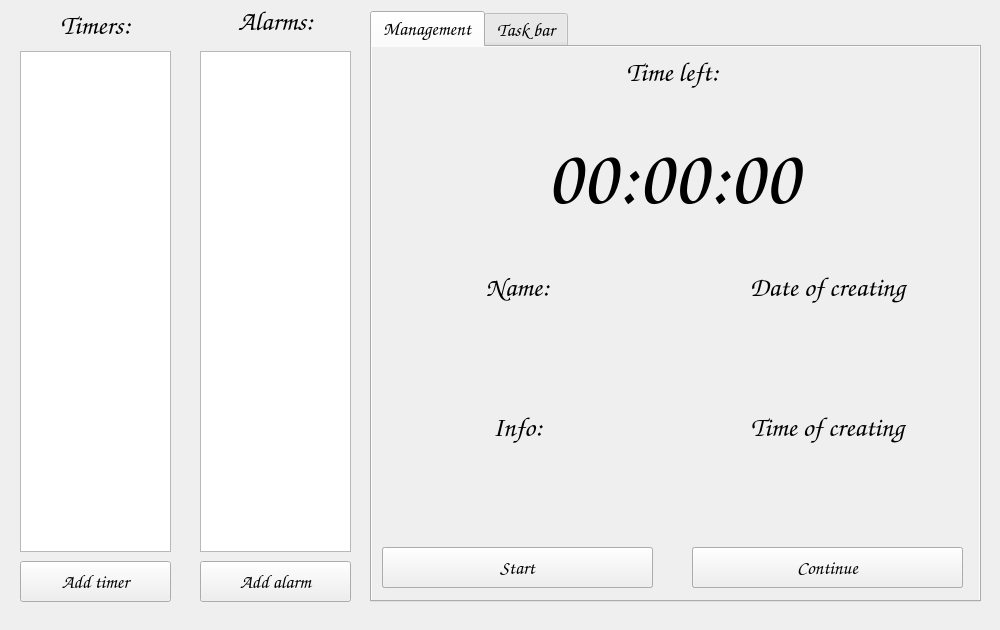
<?xml version="1.0" encoding="UTF-8"?>
<ui version="4.0">
 <class>MainWindow</class>
 <widget class="QMainWindow" name="MainWindow">
  <property name="geometry">
   <rect>
    <x>0</x>
    <y>0</y>
    <width>1000</width>
    <height>630</height>
   </rect>
  </property>
  <property name="minimumSize">
   <size>
    <width>1000</width>
    <height>0</height>
   </size>
  </property>
  <property name="maximumSize">
   <size>
    <width>1000</width>
    <height>650</height>
   </size>
  </property>
  <property name="contextMenuPolicy">
   <enum>Qt::DefaultContextMenu</enum>
  </property>
  <property name="windowTitle">
   <string>MainWindow</string>
  </property>
  <property name="layoutDirection">
   <enum>Qt::LeftToRight</enum>
  </property>
  <property name="autoFillBackground">
   <bool>true</bool>
  </property>
  <property name="animated">
   <bool>true</bool>
  </property>
  <property name="documentMode">
   <bool>false</bool>
  </property>
  <property name="tabShape">
   <enum>QTabWidget::Rounded</enum>
  </property>
  <property name="dockNestingEnabled">
   <bool>false</bool>
  </property>
  <widget class="QWidget" name="centralwidget">
   <widget class="QLabel" name="label">
    <property name="geometry">
     <rect>
      <x>20</x>
      <y>0</y>
      <width>151</width>
      <height>51</height>
     </rect>
    </property>
    <property name="font">
     <font>
      <family>Comic Sans MS</family>
      <pointsize>20</pointsize>
      <weight>50</weight>
      <italic>false</italic>
      <bold>false</bold>
     </font>
    </property>
    <property name="text">
     <string>Timers:</string>
    </property>
    <property name="alignment">
     <set>Qt::AlignCenter</set>
    </property>
   </widget>
   <widget class="QLabel" name="label_2">
    <property name="geometry">
     <rect>
      <x>200</x>
      <y>1</y>
      <width>151</width>
      <height>41</height>
     </rect>
    </property>
    <property name="font">
     <font>
      <family>Comic Sans MS</family>
      <pointsize>20</pointsize>
      <weight>50</weight>
      <italic>false</italic>
      <bold>false</bold>
     </font>
    </property>
    <property name="text">
     <string>Alarms:</string>
    </property>
    <property name="alignment">
     <set>Qt::AlignCenter</set>
    </property>
   </widget>
   <widget class="QPushButton" name="buttonAddTimer">
    <property name="geometry">
     <rect>
      <x>20</x>
      <y>561</y>
      <width>151</width>
      <height>41</height>
     </rect>
    </property>
    <property name="font">
     <font>
      <family>Comic Sans MS</family>
      <pointsize>14</pointsize>
      <weight>50</weight>
      <italic>false</italic>
      <bold>false</bold>
     </font>
    </property>
    <property name="text">
     <string>Add timer</string>
    </property>
    <property name="flat">
     <bool>false</bool>
    </property>
   </widget>
   <widget class="QPushButton" name="buttonAddAlarm">
    <property name="geometry">
     <rect>
      <x>200</x>
      <y>561</y>
      <width>151</width>
      <height>41</height>
     </rect>
    </property>
    <property name="font">
     <font>
      <family>Comic Sans MS</family>
      <pointsize>14</pointsize>
      <weight>50</weight>
      <italic>false</italic>
      <bold>false</bold>
     </font>
    </property>
    <property name="text">
     <string>Add alarm</string>
    </property>
    <property name="flat">
     <bool>false</bool>
    </property>
   </widget>
   <widget class="QListWidget" name="listTimers">
    <property name="geometry">
     <rect>
      <x>20</x>
      <y>51</y>
      <width>151</width>
      <height>501</height>
     </rect>
    </property>
    <property name="font">
     <font>
      <family>Comic Sans MS</family>
      <pointsize>14</pointsize>
      <italic>true</italic>
     </font>
    </property>
   </widget>
   <widget class="QListWidget" name="listAlarms">
    <property name="geometry">
     <rect>
      <x>200</x>
      <y>51</y>
      <width>151</width>
      <height>501</height>
     </rect>
    </property>
    <property name="font">
     <font>
      <family>Comic Sans MS</family>
      <pointsize>14</pointsize>
      <italic>true</italic>
     </font>
    </property>
   </widget>
   <widget class="QTabWidget" name="tabWidget">
    <property name="geometry">
     <rect>
      <x>370</x>
      <y>11</y>
      <width>611</width>
      <height>591</height>
     </rect>
    </property>
    <property name="font">
     <font>
      <family>Comic Sans MS</family>
      <pointsize>14</pointsize>
     </font>
    </property>
    <property name="contextMenuPolicy">
     <enum>Qt::DefaultContextMenu</enum>
    </property>
    <property name="acceptDrops">
     <bool>false</bool>
    </property>
    <property name="layoutDirection">
     <enum>Qt::LeftToRight</enum>
    </property>
    <property name="autoFillBackground">
     <bool>true</bool>
    </property>
    <property name="tabPosition">
     <enum>QTabWidget::North</enum>
    </property>
    <property name="tabShape">
     <enum>QTabWidget::Rounded</enum>
    </property>
    <property name="currentIndex">
     <number>0</number>
    </property>
    <property name="elideMode">
     <enum>Qt::ElideNone</enum>
    </property>
    <property name="usesScrollButtons">
     <bool>true</bool>
    </property>
    <property name="documentMode">
     <bool>false</bool>
    </property>
    <property name="tabsClosable">
     <bool>false</bool>
    </property>
    <property name="movable">
     <bool>false</bool>
    </property>
    <property name="tabBarAutoHide">
     <bool>false</bool>
    </property>
    <widget class="QWidget" name="tab">
     <property name="autoFillBackground">
      <bool>true</bool>
     </property>
     <attribute name="title">
      <string>Management</string>
     </attribute>
     <widget class="QLabel" name="labelDaysLeft">
      <property name="geometry">
       <rect>
        <x>0</x>
        <y>70</y>
        <width>201</width>
        <height>31</height>
       </rect>
      </property>
      <property name="font">
       <font>
        <family>Comic Sans MS</family>
        <pointsize>16</pointsize>
        <weight>50</weight>
        <italic>false</italic>
        <bold>false</bold>
       </font>
      </property>
      <property name="text">
       <string/>
      </property>
      <property name="alignment">
       <set>Qt::AlignCenter</set>
      </property>
     </widget>
     <widget class="QLabel" name="labelName">
      <property name="geometry">
       <rect>
        <x>10</x>
        <y>270</y>
        <width>271</width>
        <height>71</height>
       </rect>
      </property>
      <property name="font">
       <font>
        <family>Comic Sans MS</family>
        <pointsize>14</pointsize>
        <weight>50</weight>
        <italic>true</italic>
        <bold>false</bold>
       </font>
      </property>
      <property name="text">
       <string/>
      </property>
      <property name="alignment">
       <set>Qt::AlignCenter</set>
      </property>
     </widget>
     <widget class="QPushButton" name="buttonPause">
      <property name="geometry">
       <rect>
        <x>320</x>
        <y>500</y>
        <width>271</width>
        <height>41</height>
       </rect>
      </property>
      <property name="font">
       <font>
        <family>Comic Sans MS</family>
        <pointsize>14</pointsize>
       </font>
      </property>
      <property name="text">
       <string>Pause</string>
      </property>
      <property name="flat">
       <bool>false</bool>
      </property>
     </widget>
     <widget class="QPushButton" name="buttonStop">
      <property name="enabled">
       <bool>true</bool>
      </property>
      <property name="geometry">
       <rect>
        <x>10</x>
        <y>500</y>
        <width>271</width>
        <height>41</height>
       </rect>
      </property>
      <property name="font">
       <font>
        <family>Comic Sans MS</family>
        <pointsize>14</pointsize>
        <weight>50</weight>
        <italic>false</italic>
        <bold>false</bold>
       </font>
      </property>
      <property name="text">
       <string>Stop</string>
      </property>
      <property name="autoExclusive">
       <bool>false</bool>
      </property>
      <property name="flat">
       <bool>false</bool>
      </property>
     </widget>
     <widget class="QLabel" name="labelDate">
      <property name="geometry">
       <rect>
        <x>320</x>
        <y>270</y>
        <width>271</width>
        <height>71</height>
       </rect>
      </property>
      <property name="font">
       <font>
        <family>Comic Sans MS</family>
        <pointsize>14</pointsize>
        <weight>50</weight>
        <italic>true</italic>
        <bold>false</bold>
       </font>
      </property>
      <property name="text">
       <string/>
      </property>
      <property name="alignment">
       <set>Qt::AlignCenter</set>
      </property>
     </widget>
     <widget class="QLabel" name="label_3">
      <property name="geometry">
       <rect>
        <x>10</x>
        <y>10</y>
        <width>581</width>
        <height>31</height>
       </rect>
      </property>
      <property name="palette">
       <palette>
        <active>
         <colorrole role="Text">
          <brush brushstyle="SolidPattern">
           <color alpha="255">
            <red>31</red>
            <green>31</green>
            <blue>31</blue>
           </color>
          </brush>
         </colorrole>
         <colorrole role="PlaceholderText">
          <brush brushstyle="NoBrush">
           <color alpha="128">
            <red>31</red>
            <green>31</green>
            <blue>31</blue>
           </color>
          </brush>
         </colorrole>
        </active>
        <inactive>
         <colorrole role="Text">
          <brush brushstyle="SolidPattern">
           <color alpha="255">
            <red>31</red>
            <green>31</green>
            <blue>31</blue>
           </color>
          </brush>
         </colorrole>
         <colorrole role="PlaceholderText">
          <brush brushstyle="NoBrush">
           <color alpha="128">
            <red>31</red>
            <green>31</green>
            <blue>31</blue>
           </color>
          </brush>
         </colorrole>
        </inactive>
        <disabled>
         <colorrole role="Text">
          <brush brushstyle="SolidPattern">
           <color alpha="255">
            <red>14</red>
            <green>5</green>
            <blue>14</blue>
           </color>
          </brush>
         </colorrole>
         <colorrole role="PlaceholderText">
          <brush brushstyle="NoBrush">
           <color alpha="128">
            <red>31</red>
            <green>31</green>
            <blue>31</blue>
           </color>
          </brush>
         </colorrole>
        </disabled>
       </palette>
      </property>
      <property name="font">
       <font>
        <family>Comic Sans MS</family>
        <pointsize>20</pointsize>
        <weight>50</weight>
        <italic>false</italic>
        <bold>false</bold>
       </font>
      </property>
      <property name="text">
       <string>Time left:</string>
      </property>
      <property name="alignment">
       <set>Qt::AlignCenter</set>
      </property>
     </widget>
     <widget class="QPushButton" name="buttonStart">
      <property name="enabled">
       <bool>true</bool>
      </property>
      <property name="geometry">
       <rect>
        <x>10</x>
        <y>500</y>
        <width>271</width>
        <height>41</height>
       </rect>
      </property>
      <property name="font">
       <font>
        <family>Comic Sans MS</family>
        <pointsize>14</pointsize>
       </font>
      </property>
      <property name="text">
       <string>Start</string>
      </property>
      <property name="autoExclusive">
       <bool>false</bool>
      </property>
      <property name="flat">
       <bool>false</bool>
      </property>
     </widget>
     <widget class="QPushButton" name="buttonContinue">
      <property name="geometry">
       <rect>
        <x>320</x>
        <y>500</y>
        <width>271</width>
        <height>41</height>
       </rect>
      </property>
      <property name="font">
       <font>
        <family>Comic Sans MS</family>
        <pointsize>14</pointsize>
        <weight>50</weight>
        <italic>false</italic>
        <bold>false</bold>
       </font>
      </property>
      <property name="text">
       <string>Continue</string>
      </property>
      <property name="flat">
       <bool>false</bool>
      </property>
     </widget>
     <widget class="QLabel" name="labelTimeLeft">
      <property name="geometry">
       <rect>
        <x>10</x>
        <y>60</y>
        <width>581</width>
        <height>141</height>
       </rect>
      </property>
      <property name="font">
       <font>
        <family>Comic Sans MS</family>
        <pointsize>60</pointsize>
        <weight>50</weight>
        <italic>false</italic>
        <bold>false</bold>
       </font>
      </property>
      <property name="text">
       <string>00:00:00</string>
      </property>
      <property name="alignment">
       <set>Qt::AlignCenter</set>
      </property>
     </widget>
     <widget class="QLabel" name="label_11">
      <property name="geometry">
       <rect>
        <x>10</x>
        <y>220</y>
        <width>271</width>
        <height>41</height>
       </rect>
      </property>
      <property name="font">
       <font>
        <family>Comic Sans MS</family>
        <pointsize>20</pointsize>
        <weight>50</weight>
        <italic>false</italic>
        <bold>false</bold>
       </font>
      </property>
      <property name="text">
       <string>Name:</string>
      </property>
      <property name="alignment">
       <set>Qt::AlignCenter</set>
      </property>
     </widget>
     <widget class="QLabel" name="label_10">
      <property name="geometry">
       <rect>
        <x>320</x>
        <y>220</y>
        <width>271</width>
        <height>41</height>
       </rect>
      </property>
      <property name="font">
       <font>
        <family>Comic Sans MS</family>
        <pointsize>20</pointsize>
        <weight>50</weight>
        <italic>false</italic>
        <bold>false</bold>
       </font>
      </property>
      <property name="text">
       <string>Date of creating</string>
      </property>
      <property name="alignment">
       <set>Qt::AlignCenter</set>
      </property>
     </widget>
     <widget class="QLabel" name="label_7">
      <property name="geometry">
       <rect>
        <x>320</x>
        <y>360</y>
        <width>271</width>
        <height>41</height>
       </rect>
      </property>
      <property name="font">
       <font>
        <family>Comic Sans MS</family>
        <pointsize>20</pointsize>
        <weight>50</weight>
        <italic>false</italic>
        <bold>false</bold>
       </font>
      </property>
      <property name="text">
       <string>Time of creating</string>
      </property>
      <property name="alignment">
       <set>Qt::AlignCenter</set>
      </property>
     </widget>
     <widget class="QLabel" name="labelTime">
      <property name="geometry">
       <rect>
        <x>320</x>
        <y>410</y>
        <width>271</width>
        <height>81</height>
       </rect>
      </property>
      <property name="font">
       <font>
        <family>Comic Sans MS</family>
        <pointsize>14</pointsize>
        <weight>50</weight>
        <italic>true</italic>
        <bold>false</bold>
       </font>
      </property>
      <property name="text">
       <string/>
      </property>
      <property name="alignment">
       <set>Qt::AlignCenter</set>
      </property>
     </widget>
     <widget class="QLabel" name="label_5">
      <property name="geometry">
       <rect>
        <x>10</x>
        <y>360</y>
        <width>271</width>
        <height>41</height>
       </rect>
      </property>
      <property name="font">
       <font>
        <family>Comic Sans MS</family>
        <pointsize>20</pointsize>
        <weight>50</weight>
        <italic>false</italic>
        <bold>false</bold>
       </font>
      </property>
      <property name="text">
       <string>Info:</string>
      </property>
      <property name="alignment">
       <set>Qt::AlignCenter</set>
      </property>
     </widget>
     <widget class="QLabel" name="labelInfo">
      <property name="geometry">
       <rect>
        <x>10</x>
        <y>410</y>
        <width>271</width>
        <height>81</height>
       </rect>
      </property>
      <property name="font">
       <font>
        <family>Comic Sans MS</family>
        <pointsize>14</pointsize>
        <weight>50</weight>
        <italic>true</italic>
        <bold>false</bold>
       </font>
      </property>
      <property name="text">
       <string/>
      </property>
      <property name="alignment">
       <set>Qt::AlignCenter</set>
      </property>
     </widget>
    </widget>
    <widget class="QWidget" name="tab_2">
     <property name="autoFillBackground">
      <bool>true</bool>
     </property>
     <attribute name="title">
      <string>Task bar</string>
     </attribute>
     <widget class="QProgressBar" name="progressBar">
      <property name="geometry">
       <rect>
        <x>30</x>
        <y>70</y>
        <width>551</width>
        <height>41</height>
       </rect>
      </property>
      <property name="textVisible">
       <bool>true</bool>
      </property>
     </widget>
     <widget class="QLabel" name="label_4">
      <property name="geometry">
       <rect>
        <x>30</x>
        <y>190</y>
        <width>281</width>
        <height>51</height>
       </rect>
      </property>
      <property name="font">
       <font>
        <family>Comic Sans MS</family>
        <pointsize>18</pointsize>
       </font>
      </property>
      <property name="text">
       <string>Amount of active timers:</string>
      </property>
      <property name="alignment">
       <set>Qt::AlignLeading|Qt::AlignLeft|Qt::AlignVCenter</set>
      </property>
     </widget>
     <widget class="QLabel" name="labelActiveTimers">
      <property name="geometry">
       <rect>
        <x>310</x>
        <y>200</y>
        <width>61</width>
        <height>31</height>
       </rect>
      </property>
      <property name="font">
       <font>
        <family>Comic Sans MS</family>
        <pointsize>16</pointsize>
       </font>
      </property>
      <property name="text">
       <string>0</string>
      </property>
      <property name="alignment">
       <set>Qt::AlignCenter</set>
      </property>
     </widget>
     <widget class="QLabel" name="label_8">
      <property name="geometry">
       <rect>
        <x>30</x>
        <y>250</y>
        <width>281</width>
        <height>51</height>
       </rect>
      </property>
      <property name="font">
       <font>
        <family>Comic Sans MS</family>
        <pointsize>18</pointsize>
       </font>
      </property>
      <property name="text">
       <string>Amount of active alarms:</string>
      </property>
      <property name="alignment">
       <set>Qt::AlignLeading|Qt::AlignLeft|Qt::AlignVCenter</set>
      </property>
     </widget>
     <widget class="QLabel" name="labelActiveAlarms">
      <property name="geometry">
       <rect>
        <x>310</x>
        <y>260</y>
        <width>61</width>
        <height>31</height>
       </rect>
      </property>
      <property name="font">
       <font>
        <family>Comic Sans MS</family>
        <pointsize>16</pointsize>
       </font>
      </property>
      <property name="text">
       <string>0</string>
      </property>
      <property name="alignment">
       <set>Qt::AlignCenter</set>
      </property>
     </widget>
     <widget class="QLabel" name="label_9">
      <property name="geometry">
       <rect>
        <x>30</x>
        <y>10</y>
        <width>541</width>
        <height>51</height>
       </rect>
      </property>
      <property name="font">
       <font>
        <family>Comic Sans MS</family>
        <pointsize>18</pointsize>
       </font>
      </property>
      <property name="text">
       <string>Timer progress bar</string>
      </property>
      <property name="alignment">
       <set>Qt::AlignCenter</set>
      </property>
     </widget>
     <widget class="QLabel" name="label_6">
      <property name="geometry">
       <rect>
        <x>30</x>
        <y>130</y>
        <width>211</width>
        <height>51</height>
       </rect>
      </property>
      <property name="font">
       <font>
        <family>Comic Sans MS</family>
        <pointsize>18</pointsize>
       </font>
      </property>
      <property name="text">
       <string>First timer to call:</string>
      </property>
      <property name="alignment">
       <set>Qt::AlignLeading|Qt::AlignLeft|Qt::AlignVCenter</set>
      </property>
     </widget>
     <widget class="QLabel" name="labelFirstTimer">
      <property name="geometry">
       <rect>
        <x>250</x>
        <y>140</y>
        <width>211</width>
        <height>31</height>
       </rect>
      </property>
      <property name="font">
       <font>
        <family>Comic Sans MS</family>
        <pointsize>14</pointsize>
       </font>
      </property>
      <property name="text">
       <string/>
      </property>
      <property name="alignment">
       <set>Qt::AlignCenter</set>
      </property>
     </widget>
     <widget class="QTimeEdit" name="timeDndFrom">
      <property name="geometry">
       <rect>
        <x>110</x>
        <y>390</y>
        <width>121</width>
        <height>31</height>
       </rect>
      </property>
     </widget>
     <widget class="QLabel" name="label_12">
      <property name="geometry">
       <rect>
        <x>30</x>
        <y>310</y>
        <width>541</width>
        <height>51</height>
       </rect>
      </property>
      <property name="font">
       <font>
        <family>Comic Sans MS</family>
        <pointsize>18</pointsize>
       </font>
      </property>
      <property name="text">
       <string>Do not disturb time</string>
      </property>
      <property name="alignment">
       <set>Qt::AlignCenter</set>
      </property>
     </widget>
     <widget class="QLabel" name="labelFrom">
      <property name="geometry">
       <rect>
        <x>30</x>
        <y>380</y>
        <width>71</width>
        <height>51</height>
       </rect>
      </property>
      <property name="font">
       <font>
        <family>Comic Sans MS</family>
        <pointsize>18</pointsize>
       </font>
      </property>
      <property name="text">
       <string>From</string>
      </property>
      <property name="alignment">
       <set>Qt::AlignLeading|Qt::AlignLeft|Qt::AlignVCenter</set>
      </property>
     </widget>
     <widget class="QLabel" name="labelTo">
      <property name="geometry">
       <rect>
        <x>30</x>
        <y>430</y>
        <width>71</width>
        <height>51</height>
       </rect>
      </property>
      <property name="font">
       <font>
        <family>Comic Sans MS</family>
        <pointsize>18</pointsize>
       </font>
      </property>
      <property name="text">
       <string>To</string>
      </property>
      <property name="alignment">
       <set>Qt::AlignLeading|Qt::AlignLeft|Qt::AlignVCenter</set>
      </property>
     </widget>
     <widget class="QTimeEdit" name="timeDndTo">
      <property name="geometry">
       <rect>
        <x>110</x>
        <y>440</y>
        <width>121</width>
        <height>31</height>
       </rect>
      </property>
     </widget>
     <widget class="QCheckBox" name="checkBox">
      <property name="geometry">
       <rect>
        <x>110</x>
        <y>350</y>
        <width>121</width>
        <height>31</height>
       </rect>
      </property>
      <property name="font">
       <font>
        <family>Comic Sans MS</family>
        <pointsize>16</pointsize>
       </font>
      </property>
      <property name="layoutDirection">
       <enum>Qt::LeftToRight</enum>
      </property>
      <property name="text">
       <string>On</string>
      </property>
      <property name="tristate">
       <bool>false</bool>
      </property>
     </widget>
    </widget>
   </widget>
  </widget>
 </widget>
 <resources/>
 <connections/>
</ui>
